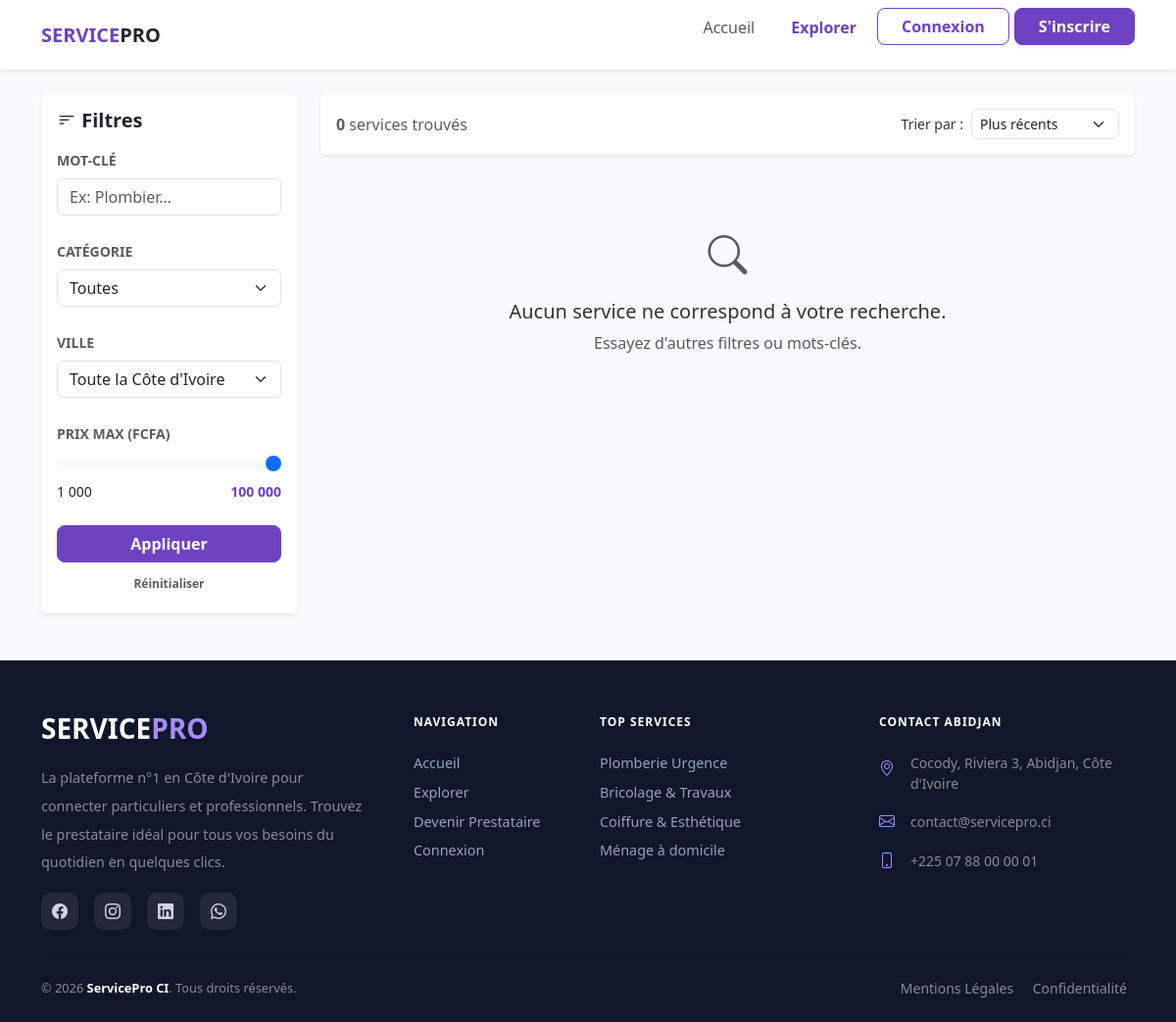
The page /catalogue.php on the database as committed earlier.
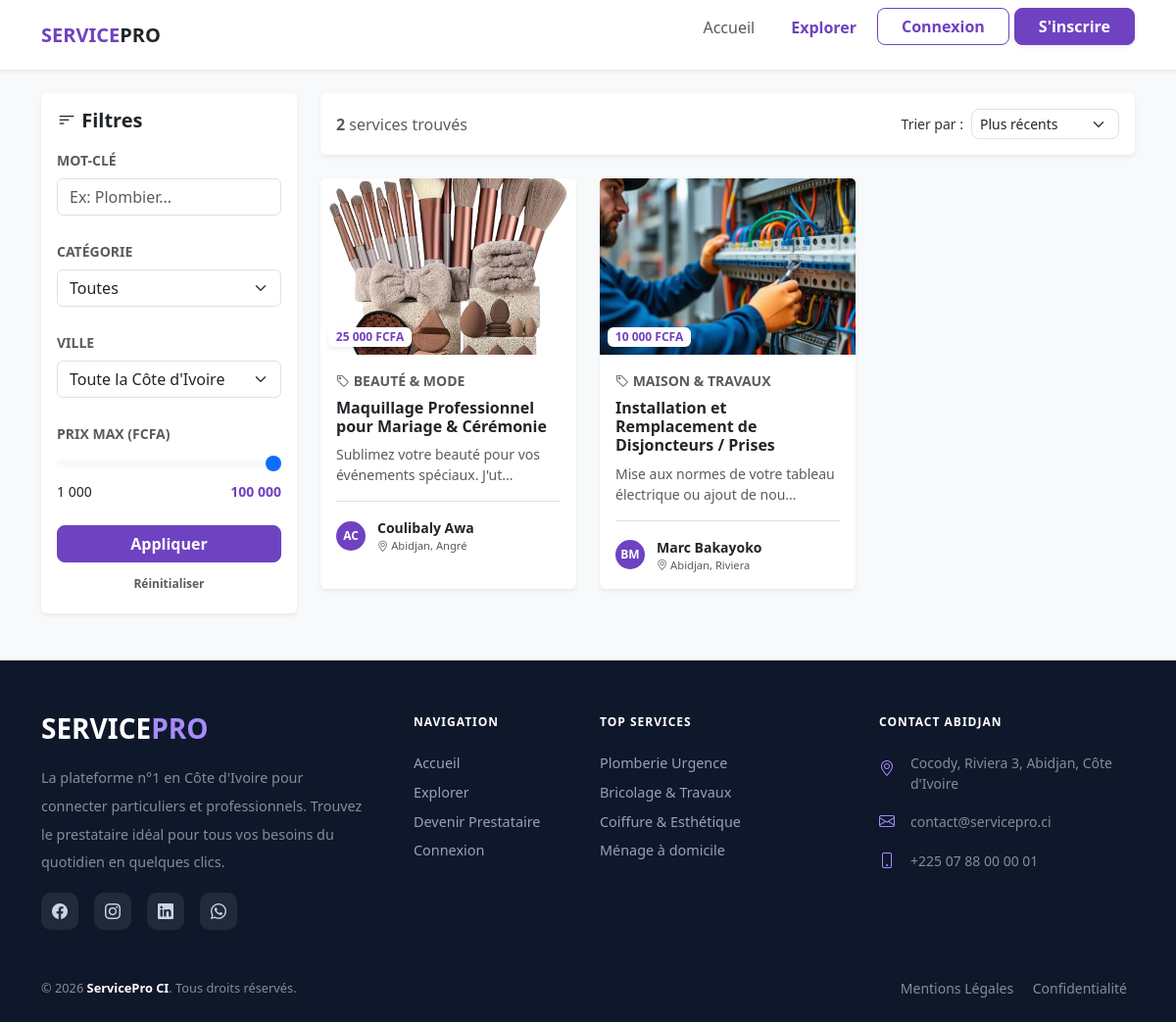
The same page on the database as committed later.
### tables this page shows
CREATE TABLE `Prestation` (
  `id_prestation` int NOT NULL,
  `titre_prestation` varchar(200) NOT NULL,
  `description_prestation` text,
  `prix_prestation` decimal(10,2) NOT NULL,
  `image_prestation` varchar(255) DEFAULT NULL,
  `datecrea_prestation` datetime DEFAULT CURRENT_TIMESTAMP,
  `id_service` int NOT NULL,
  `id_utilisateur` int NOT NULL,
  `statut_prestation` varchar(20) DEFAULT 'en_attente'
);

CREATE TABLE `Categorie` (
  `id_categorie` int NOT NULL,
  `nom_categorie` varchar(100) NOT NULL,
  `icone_categorie` varchar(50) DEFAULT NULL
);

CREATE TABLE `Utilisateur` (
  `id_utilisateur` int NOT NULL,
  `nom_utilisateur` varchar(100) NOT NULL,
  `prenom_utilisateur` varchar(150) NOT NULL,
  `email_utilisateur` varchar(150) NOT NULL,
  `password_utilisateur` varchar(255) NOT NULL,
  `tel_utilisateur` varchar(20) DEFAULT NULL,
  `est_client` tinyint(1) DEFAULT '1',
  `est_prestataire` tinyint(1) DEFAULT '0',
  `est_admin` tinyint(1) DEFAULT '0',
  `is_validated` tinyint(1) DEFAULT '0',
  `date_inscription` datetime DEFAULT CURRENT_TIMESTAMP,
  `id_quartier` int DEFAULT NULL
);

CREATE TABLE `Ville` (
  `id_ville` int NOT NULL,
  `nom_ville` varchar(100) NOT NULL,
  `id_departement` int NOT NULL
);

CREATE TABLE `Quartier` (
  `id_quartier` int NOT NULL,
  `nom_quartier` varchar(100) NOT NULL,
  `id_ville` int NOT NULL
);

### catalogue.php (the view, shortened to what the rows shown need)
<?php
require_once("includes/db.php");
$prix_max = isset($_GET['prix_max']) ? (int)$_GET['prix_max'] : 100000;
$results_per_page = 9;
$page = isset($_GET['p']) && is_numeric($_GET['p']) ? (int)$_GET['p'] : 1;
$offset = ($page - 1) * $results_per_page;
$sql = "SELECT p.*, u.nom_utilisateur, u.prenom_utilisateur, q.nom_quartier, v.nom_ville, s.nom_service, c.nom_categorie
        FROM Prestation p
        JOIN Utilisateur u ON p.id_utilisateur = u.id_utilisateur
        JOIN Service s ON p.id_service = s.id_service
        JOIN Categorie c ON s.id_categorie = c.id_categorie
        LEFT JOIN Quartier q ON u.id_quartier = q.id_quartier
        LEFT JOIN Ville v ON q.id_ville = v.id_ville
        WHERE p.prix_prestation <= :prix AND u.is_validated = 1 AND p.statut_prestation = 'validee'";
$params = ['prix' => $prix_max];
$where = "";
$order_by = "p.datecrea_prestation DESC";
$sql .= $where . " ORDER BY $order_by LIMIT $results_per_page OFFSET $offset";
$stmt = $conn->prepare($sql);
$stmt->execute($params);
$prestations = $stmt->fetchAll(PDO::FETCH_ASSOC);
?>
<!DOCTYPE html>
<html lang="fr">
<head>
    <link href="https://cdn.jsdelivr.net/npm/bootstrap@5.3.0/dist/css/bootstrap.min.css" rel="stylesheet">
    <link rel="stylesheet" href="https://cdn.jsdelivr.net/npm/bootstrap-icons@1.11.0/font/bootstrap-icons.css">
    <link rel="stylesheet" href="assets/css/style.css">
</head>
<body class="bg-light">
    <div class="container py-4">
        <div class="row">
            <main class="col-lg-9">
                <div class="row g-4">
                    <?php foreach($prestations as $p): ?>
                    <div class="col-md-6 col-xl-4">
                        <div class="card h-100 border-0 shadow-sm service-card-hover">
                            <div class="position-relative">
                                <img src="<?php echo $p['image_prestation'] ?? 'assets/img/default.jpg'; ?>"
                                    class="card-img-top" alt="<?php echo $p['titre_prestation']; ?>" style="height: 180px; object-fit: cover;">
                                <div class="badge bg-white text-primary position-absolute bottom-0 start-0 m-2 shadow-sm fw-bold">
                                    <?php echo number_format($p['prix_prestation'], 0, ',', ' '); ?> FCFA
                                </div>
                            </div>
                            <div class="card-body">
                                <div class="d-flex justify-content-between align-items-center mb-2">
                                    <small class="text-muted text-uppercase fw-bold"><i class="bi bi-tag"></i> <?php echo $p['nom_categorie']; ?></small>
                                </div>
                                <h6 class="card-title fw-bold mb-2">
                                    <a href="detail_prestation.php?id=<?php echo $p['id_prestation']; ?>" class="text-decoration-none text-dark stretched-link">
                                        <?php echo $p['titre_prestation']; ?>
                                    </a>
                                </h6>
                                <p class="text-muted small mb-0"><?php echo substr($p['description_prestation'], 0, 60); ?>...</p>
                                <div class="d-flex align-items-center mt-3 pt-3 border-top position-relative" style="z-index: 2;">
                                    <div class="avatar-xs bg-primary text-white rounded-circle d-flex align-items-center justify-content-center me-2" style="width:30px; height:30px; font-size:0.75rem; font-weight: bold;">
                                        <?php echo strtoupper(substr($p['nom_utilisateur'], 0, 1) . substr($p['prenom_utilisateur'], 0, 1)); ?>
                                    </div>
                                    <div class="ms-1 overflow-hidden">
                                        <small class="d-block fw-bold text-dark text-truncate small"><?php echo $p['prenom_utilisateur'].' '.$p['nom_utilisateur']; ?></small>
                                        <small class="text-muted text-truncate d-block" style="font-size: 0.7rem;">
                                            <i class="bi bi-geo-alt"></i> <?php echo $p['nom_ville'] ?? 'Indéfinie'; ?>, <?php echo $p['nom_quartier'] ?? ''; ?>
                                        </small>
                                    </div>
                                </div>
                            </div>
                        </div>
                    </div>
                    <?php endforeach; ?>
                </div>
            </main>
        </div>
    </div>
</body>
</html>

Rows that differ between the two databases and show on the page:
now on this page (row edited): prestation: image_prestation (picture), prix_prestation "25 000", categorie.nom_categorie "BEAUTÉ & MODE", titre_prestation "Maquillage Professionnel pour Mariage & Cérémonie", description_prestation "Sublimez votre beauté pour vos événements spéciaux. J'ut", id_utilisateur.prenom_utilisateur "AC", id_utilisateur.prenom_utilisateur "Coulibaly", id_utilisateur.nom_utilisateur "Awa", ville.nom_ville "Abidjan", quartier.nom_quartier "Angré"
now on this page (row edited): prestation: image_prestation (picture), prix_prestation "10 000", categorie.nom_categorie "MAISON & TRAVAUX", titre_prestation "Installation et Remplacement de Disjoncteurs / Prises", description_prestation "Mise aux normes de votre tableau électrique ou ajout de nou", id_utilisateur.prenom_utilisateur "BM", id_utilisateur.prenom_utilisateur "Marc", id_utilisateur.nom_utilisateur "Bakayoko", ville.nom_ville "Abidjan", quartier.nom_quartier "Riviera"
Other text that changed with them:
$nb_resultats: "0" → "2"
text no longer shown: "Aucun service ne correspond à votre recherche. Essayez d'autres filtres ou mots-clés."
